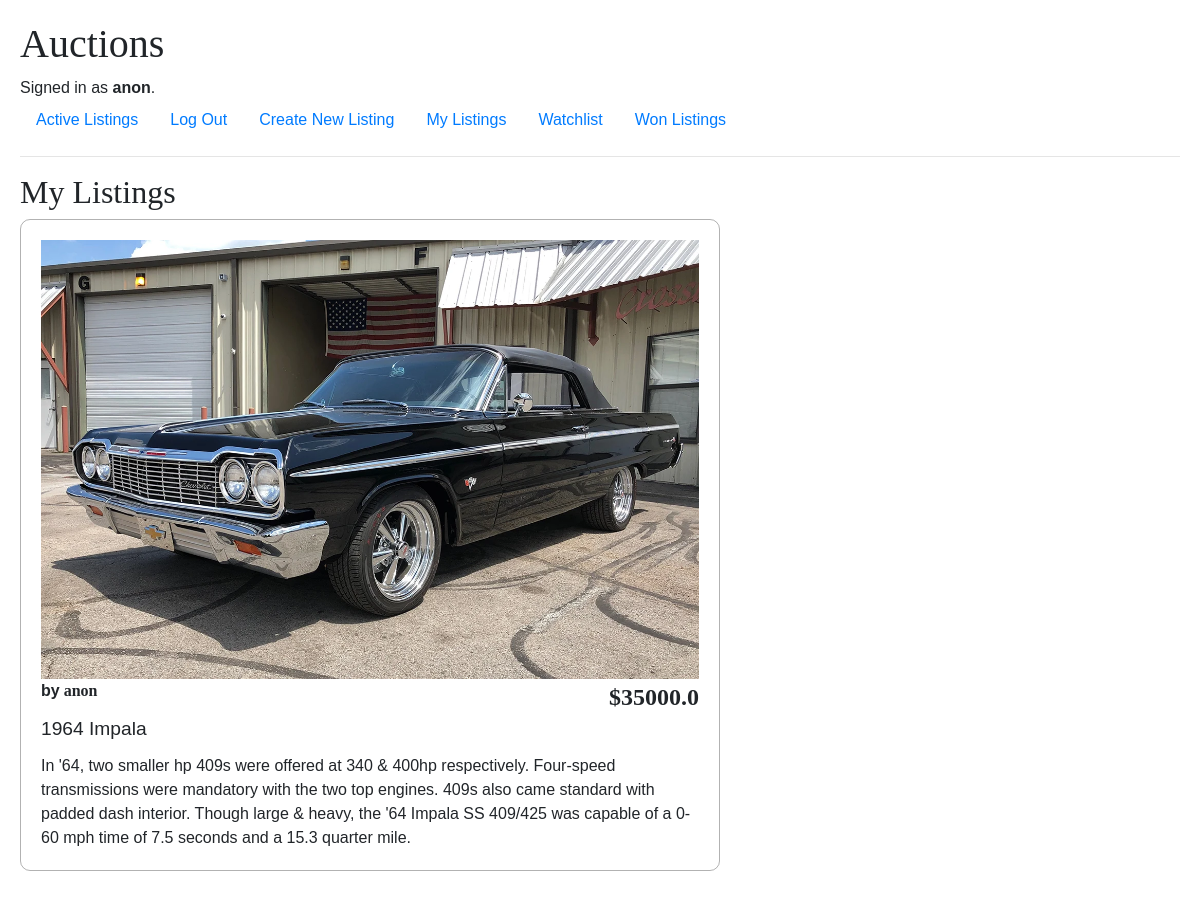
Screenshot of /my_listings (signed in) with the database file from the repository.
### auctions/models.py (models this page shows, shortened)
class User(AbstractUser):
    def __str__(self):
        return f"{self.id}: {self.username}"

class AuctionListing(models.Model):
    user = models.ForeignKey(User, on_delete=models.CASCADE, related_name="user_listings")
    w_users = models.ManyToManyField(User, blank=True, related_name="watchlist")
    title = models.CharField(max_length=128)
    description = models.TextField(null=True)
    image = models.ImageField(upload_to='pics', null=True)
    category = models.ForeignKey('AuctionCategory', on_delete=models.SET_NULL, null=True, related_name="ac_listings")
    bid = models.FloatField()
    active = models.BooleanField(default=True)
    winner = models.ForeignKey(User, on_delete=models.SET_NULL, null=True, related_name="won_listings")

### auctions/views.py (the view)
# urls.py: path('my_listings', views.my_listings, name='my_listings'),
@login_required
def my_listings(request):
    return render(request, 'auctions/my_listings.html')

### auctions/templates/auctions/my_listings.html
{% extends "auctions/layout.html" %}
{% block body %}
    <h2>My Listings</h2>
    <ul id="my-listings">
        {% for listing in user.user_listings.all %}
            <li class="listing">
                <a href="{% url 'listing_page' listing.id %}">
                    <div class="image-box">
                        <img src="{{ listing.image.url }}" alt="{{ listing.title }}">
                    </div>
                </a>
                <div class="info">
                    <div class="top">
                        <div class="byuser"><strong>by</strong> {{ listing.user.username }}</div>
                        <div class="price"><strong></strong> ${{ listing.bid }} </div>
                    </div>
                    <div class="title">{{ listing.title }}</div>
                    <div class="dsc">{{ listing.description }}</div>
                </div>
            </li>
        {% endfor %}
    </ul>
{% endblock %}

### auctions/templates/auctions/layout.html (shortened to what this page needs)
{% load static %}
<!DOCTYPE html>
<html lang="en">
    <head>
        <link rel="stylesheet" href="https://stackpath.bootstrapcdn.com/bootstrap/4.4.1/css/bootstrap.min.css">
        <link href="{% static 'auctions/styles.css' %}" rel="stylesheet">
    </head>
    <body>
        <h1>Auctions</h1>
        <div>
            {% if user.is_authenticated %}
                Signed in as <strong>{{ user.username }}</strong>.
            {% else %}
                Not signed in.
            {% endif %}
        </div>
        <ul class="nav">
            <li class="nav-item">
                <a class="nav-link" href="{% url 'index' %}">Active Listings</a>
            </li>
            {% if user.is_authenticated %}
                <li class="nav-item">
                    <a class="nav-link" href="{% url 'logout' %}">Log Out</a>
                </li>
                <li class="nav-item">
                    <a class="nav-link" href="{% url 'new_listing' %}">Create New Listing</a>
                </li>
                <li class="nav-item">
                    <a href="{% url 'my_listings' %}" class="nav-link">My Listings</a>
                </li>
                <li class="nav-item">
                    <a href="{% url 'watchlist' %}" class="nav-link">Watchlist</a>
                </li>
                <li class="nav-item">
                    <a href="{% url 'won_listings' %}" class="nav-link">Won Listings</a>
                </li>
            {% endif %}
        </ul>
        <hr>
        {% block body %}
        {% endblock %}
    </body>
</html>

### auctions/static/auctions/styles.css (style rules this page uses)
* { box-sizing: border-box; margin: 0; padding: 0; font-family: Verdana, Geneva, Tahoma, sans-serif; }
h1, h2 { font-family: Georgia, 'Times New Roman', Times, serif; }
body { padding: 20px; }
.listing .image-box { max-width: 700px; display: flex; }
.listing .image-box img { flex: 1; width: 200px; }
.listing .info { display: flex; flex-direction: column; }
.info .top { display: flex; justify-content: space-between; }
.top .byuser { font-weight: bold; font-family: Georgia, 'Times New Roman', Times, serif; }
.top .price { font-weight: bold; font-family: Georgia, 'Times New Roman', Times, serif; font-size: 1.5em; }
.info .title { margin-bottom: 10px; font-size: 1.2em; white-space: nowrap; overflow: hidden; text-overflow: ellipsis; }
.info .dsc { max-height: 100px; overflow-y: auto; }
#my-listings { list-style: none; display: flex; flex-direction: column; gap: 20px; }
#my-listings .listing { border: 1px solid rgba(0,0,0,0.3); border-radius: 10px; display: flex; flex-direction: column; padding: 20px; max-width: 700px; }

### rows the page displays
User: username "anon"
AuctionListing: image (picture), user.username "anon", bid "35000.0", title "1964 Impala", description "In '64, two smaller hp 409s were offered at 340 & 400hp respectively. Four-speed transmissions were mandatory with the two top engines. 409s also came standard with padded dash interior. Though large & heavy, the '64 Impala SS 409/425 was capable of a 0-60 mph time of 7.5 seconds and a 15.3 quarter mile."
